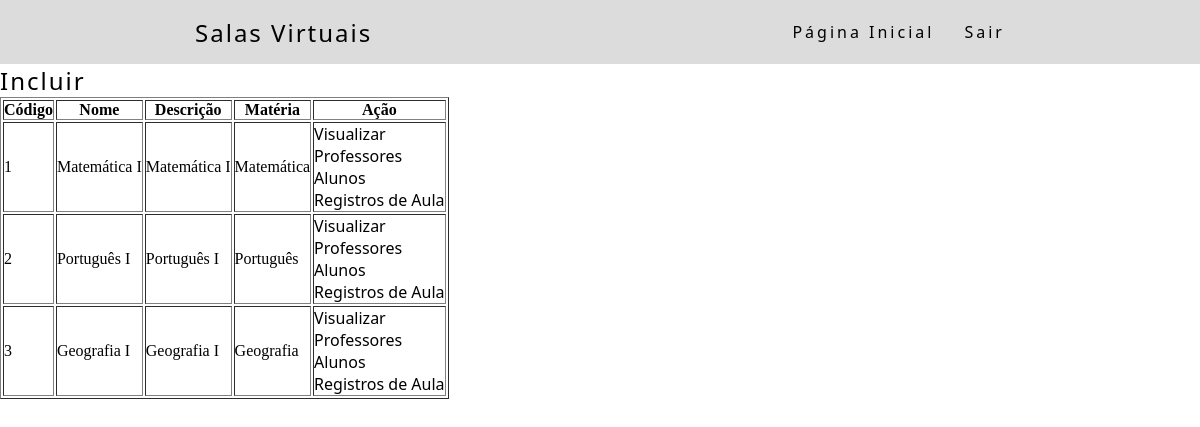
Page /consultaSalaVirtual.php (signed in) on the committed database.
### tables this page shows
CREATE TABLE TBSalaVirtual (
	SALCodigo    INTEGER      NOT NULL AUTO_INCREMENT,
    SALNome      VARCHAR(100) NOT NULL,
    SALDescricao VARCHAR(500) NOT NULL,
    MATCodigo    INTEGER      NOT NULL,
    PRIMARY KEY (SALCodigo)
);

CREATE TABLE TBMateria (
	MATCodigo    INTEGER      NOT NULL AUTO_INCREMENT,
    MATNome      VARCHAR(50)  NOT NULL,
    MATDescricao VARCHAR(500) NOT NULL,
    PRIMARY KEY (MATCodigo)
);

### autoload.php (called while the page is built, shortened)
<?php
spl_autoload_register(function ($nomeClasse) {
    $folders = array(
        $nomeClasse,
        '.'.DIRECTORY_SEPARATOR.$nomeClasse,
        '..'.DIRECTORY_SEPARATOR.$nomeClasse,
        'acao',
        '.'.DIRECTORY_SEPARATOR.'acao',
        '..'.DIRECTORY_SEPARATOR.'acao',
        'classes',
        '.'.DIRECTORY_SEPARATOR.'classes',
        '..'.DIRECTORY_SEPARATOR.'classes',
        'classes'.DIRECTORY_SEPARATOR.'dados',
        '.'.DIRECTORY_SEPARATOR.'classes'.DIRECTORY_SEPARATOR.'dados',
        '..'.DIRECTORY_SEPARATOR.'classes'.DIRECTORY_SEPARATOR.'dados',
        'conf',
        '.'.DIRECTORY_SEPARATOR.'conf',
        '..'.DIRECTORY_SEPARATOR.'conf',
        'interfaces',
        '.'.DIRECTORY_SEPARATOR.'interfaces',
        '..'.DIRECTORY_SEPARATOR.'interfaces'
    );
});

### conf/Connect.class.php (called while the page is built, shortened)
<?php
require_once('autoload.php');
class Connect {
    private static $Conn;
    public static function getInstance() {
        return self::$Conn;
    }
    private static function setConnection() {
        try {
            $opcoes = array(PDO::MYSQL_ATTR_INIT_COMMAND => 'SET NAMES UTF8',
                            PDO::ATTR_PERSISTENT         => TRUE,
                            PDO::ATTR_ERRMODE            => PDO::ERRMODE_EXCEPTION);
            self::$Conn = new PDO(DRIVER.
                                 ":host=" . HOST .
                                 "; dbname=" . DBNAME .
                                 "; charset=" . CHARSET .
                                 ";", USER, PASSWORD,
                                 $opcoes);
          } catch (PDOException $e) {
            print "DB Error: " . $e->getMessage();
          }
    }
}

### classes/dados/Dados.class.php (called while the page is built, shortened)
<?php
require_once('autoload.php');
abstract class Dados {
    protected $relacionamentos = [];
    protected function adicionaRelacionamento(string $coluna, string $atributo, int $tipo) : Relacionamento {
        $rel = new Relacionamento($coluna, $atributo, $tipo);
        $this->relacionamentos[$atributo] = $rel;
        return $rel;
    }
    public function getChavesEstrangeiras() : array {
        $rels = [];
        foreach ($this->getRelacionamentos() as $relacionamento) {
            if ($relacionamento->isEstrangeira()) {
                $rels[] = $relacionamento;
            }
        }
        return $rels;
    }
    protected function getConn() : PDO {
        return Connect::getInstance();
    }
    public function getRelacionamentos() {
        return $this->relacionamentos;
    }
}

### classes/dados/DadosSalaVirtual.class.php (called while the page is built, shortened)
<?php
require_once('autoload.php');
class DadosSalaVirtual extends DadosBase {
    protected function getQueryBuscaDados(array $colunas = []): string {
        $sql = 'SELECT  TBSalaVirtual.SALCodigo     as "codigo", '
            .           'TBSalaVirtual.SALNome      as "nome", '
            .           'TBSalaVirtual.SALDescricao as "descricao", '
            .           'TBMateria.MATCodigo        as "Materia.codigo", '
            .           'TBMateria.MATNome          as "Materia.nome" ';
        $sql .= ' FROM '.$this->getTabela();
        $sql .= $this->adicionaJoins();
        return $sql;
    }
    protected function filtraConsulta(): string {
        $filtroAssociativo = isset($_GET['codigoSalaVirtual']) ? $_GET['codigoSalaVirtual'] : false;
        return parent::filtraConsulta();
    }
    public function getTabela() {
        return 'TBSalaVirtual';
    }
}

### classes/dados/Relacionamento.class.php (called while the page is built, shortened)
<?php
require_once('autoload.php');
class Relacionamento {
    private $estrangeira = false;
    private $referencia = [];
    private $tabelaReferencia;
    private $coluna;
    public function __construct(string $coluna, string $atributo, int $tipo = 0) {
        $this->coluna    = $coluna;
    }
    public function chaveEstrangeira() : self {
        $this->estrangeira = true;
        return $this;
    }
    public function referencia(string $coluna, string $atributo) : self {
        if ($this->isEstrangeira()) {
            $this->referencia = ['col' => $coluna, 'att' => $atributo];
        }
        return $this;
    }
    public function on(string $tabela) : self {
        if (count($this->getReferencia()) > 0) {
            $this->tabelaReferencia = $tabela;
        }
        return $this;
    }
    public function isEstrangeira() : bool {
        return $this->estrangeira;
    }
    public function getReferencia() : array {
        return $this->referencia;
    }
    public function getTabelaReferencia() : string {
        return $this->tabelaReferencia;
    }
    public function getColuna() : string {
        return $this->coluna;
    }
}

### classes/dados/DadosBase.class.php (called while the page is built, shortened)
<?php
require_once('autoload.php');
abstract class DadosBase extends Dados implements InterfaceDados {
    public function query(array $colunas = []) : array {
        $sql = $this->getQueryBuscaDados($colunas);
        $sql .= $this->filtraConsulta();
        $stmt  = $this->getConn()->query($sql);
        $dados = [];
        while ($linha = $stmt->fetch(PDO::FETCH_ASSOC)) {
            $objeto = new $nomeModelo();
            $dados[] = $objeto;
        }
        return $dados;
    }
    protected function adicionaJoins() : string {
        $joins = ' ';
        foreach ($this->getChavesEstrangeiras() as $chave) {
            $joins .= 'JOIN ';
            $joins .= $chave->getTabelaReferencia();
            $joins .= ' ON ';
            $joins .= $this->getTabela().'.'.$chave->getColuna().' = '.$chave->getTabelaReferencia().'.'.$chave->getColuna().' ';
        }
        return $joins;
    }
    protected function filtraConsulta() : string {
        $filtros = '';
        return $filtros;
    }
}

### acao/AcaoSalaVirtual.class.php (called while the page is built, shortened)
<?php
require_once('autoload.php');
class AcaoSalaVirtual extends AcaoBase {
    protected function getAcoesConsulta(): array {
        $acoes = parent::getAcoesConsulta();
        $acoes[] = self::ACAO_PROFESSORES;
        $acoes[] = self::ACAO_ALUNOS;
        $acoes[] = self::ACAO_REGISTRO_AULA;
        return $acoes;
    }
}

### acao/AcaoBase.class.php (the view, shortened to what this page needs)
<?php
abstract class AcaoBase {
    protected $Dados;
    public function consulta(string $classe, array $consulta, string $tela = '', array $parametros = []) : string {
        if ($tela == '') {
            $tela = $classe;
        }
        $atributos = array_map(function($linha) {
            return $linha[0];
        }, $consulta);
        $dadosConsulta = $this->buscaDadosConsulta($atributos);
        return $this->montaConsulta($classe, $tela, $consulta, $dadosConsulta, $parametros);
    }
    protected function buscaDadosConsulta(array $atributos) : array {
        return $this->getDados()->query($atributos);
    }
    protected function montaConsulta(string $classe, string $tela, array $colunas, array $dados, array $parametros = []) : string{
        $tabela = '<table border="1">';
        $tabela .= $this->montaCabecalho($colunas);
        $tabela .= $this->montaLinhas($classe, $tela, $colunas, $dados, $parametros);
        $tabela .= '</table>';
        return $tabela;
    }
    protected function montaCabecalho(array $colunas): string {
        $cabecalho = '<tr>';
        $titulos = array_map(function($coluna) {
            return $coluna[1];
        }, $colunas);
        foreach ($titulos as $titulo) {
            $cabecalho .= '<th>'.$titulo.'</th>';
        }
        $cabecalho .= '<th>Ação</th>';
        $cabecalho .= '</tr>';
        return $cabecalho;
    }
    protected function montaLinhas(string $classe, string $tela, array $colunas, array $dadosLinhas, array $parametros = []) : string {
        $linhas = '';
        $atributos = array_map(function($coluna) {
            return $coluna[0];
        }, $colunas);
        foreach ($dadosLinhas as $linha) {
            $linhas .= $this->montaLinha($classe, $tela, $atributos, $linha, $parametros);
        }
        return $linhas;
    }
    protected function montaLinha(string $classe, string $tela, array $atributos, mixed $objetoLinha, array $parametros = []) : string {
        $linha = '<tr>';
        foreach ($atributos as $atributo) {
            $linha .= $this->montaColuna($this->getDados()->getValorModelo($objetoLinha, $atributo));
        }
        $linha .= $this->montaColuna($this->montaAcoesLinha($classe, $tela, $objetoLinha, $parametros));
        $linha .= '</tr>';
        return $linha;
    }
    protected function montaColuna(mixed $valor) : string {
        return '<td>'.$valor.'</td>';
    }
    protected function montaAcoesLinha(string $classe, string $tela, mixed $objetoLinha, array $parametros = []) : string {
        $valores = [];
        foreach ($this->getDados()->getChavesPrimarias() as $primaria) {
            $valores[] = 'c_'.$primaria->getAtributo().'='.$this->getDados()->getValorModelo($objetoLinha, $primaria->getAtributo());
        }
        $valores[] = $this->montaTelaConsultaRedirecionar($tela, $parametros);
        $valores[] = 'classeAcao='.$classe;
        $acoesLinha = '';
        foreach ($this->getAcoesConsulta() as $acao) {
            $acoesLinha .= $this->montaAcao($tela, $acao, $valores, $parametros);
        }
        return $acoesLinha;
    }
    protected function montaTelaConsultaRedirecionar(string $tela, array $parametros = []) {
        $parametroTela = 'tela=consulta'.ucfirst($tela).'.php';
        return $parametroTela;
    }
    protected function montaAcao(string $tela, string $acao, array $valores, array $parametros) : string {
        $arquivo = in_array($acao, self::ACOES_CAD) ? 'cad'.$tela.'.php' : 'acao.php';
        $action  = $arquivo.'?'.implode('&', $valores).'&'.implode('&', $parametros);
        $action .= '&acao='.$acao;
        return '<a href='.$action.'>'.self::NOME_ACAO[$acao].'</a><br>';
    }
    protected function getAcoesConsulta() : array {
        $acoes[] = self::ACAO_VISUALIZAR;
        return $acoes;
    }
    public function getDados() : DadosBase {
        return $this->Dados;
    }
    public function setDados(DadosBase $Dados) {
        $this->Dados = $Dados;
        return $this;
    }
    protected function getAcaoAlterar() {
        return null;
    }
    protected function getAcaoExcluir() {
        return null;
    }
}

### style/style.css (style rules this page uses)
* { margin : 0; padding: 0; }
a { color: black; font-family: 'Segoe UI', Tahoma, Geneva, Verdana, sans-serif; text-decoration: none; transition: 0.3s; }

### rows in the picture
tbsalavirtual: SALCodigo "1", SALNome "Matemática I", SALDescricao "Matemática I", tbmateria.MATNome "Matemática", acao "Visualizar", acao "Professores", acao "Alunos", acao "Registros de Aula"
tbsalavirtual: SALCodigo "2", SALNome "Português I", SALDescricao "Português I", tbmateria.MATNome "Português", acao "Visualizar", acao "Professores", acao "Alunos", acao "Registros de Aula"
tbsalavirtual: SALCodigo "3", SALNome "Geografia I", SALDescricao "Geografia I", tbmateria.MATNome "Geografia", acao "Visualizar", acao "Professores", acao "Alunos", acao "Registros de Aula"

### other values in the picture
$titulo "Salas Virtuais"
$titulo "Código"
$titulo "Nome"
$titulo "Descrição"
$titulo "Matéria"
